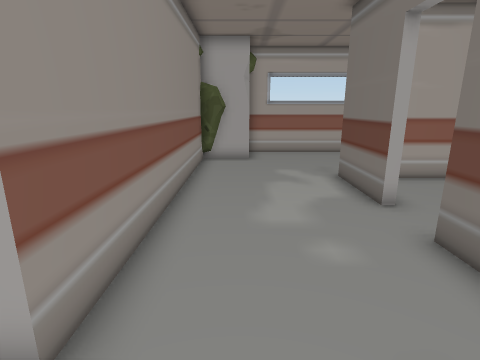
view 1 (above)

18 first-person views from a walk through a scene from a Unity 3-D project. The camera is 1.2 m above the floor, tilts 14° down and sees 80° across. The floor is counted in squares, 0.5 m on a side. Each view is taken from the middle of a square. On the plan, view 1 faces up. The plan holds only what a view shows up to about 18 squares ahead; the rest is blank. The place goes on beyond the plan. Some animated figures are not drawn. Door leaves are left out, so doorways stand open.

view 2
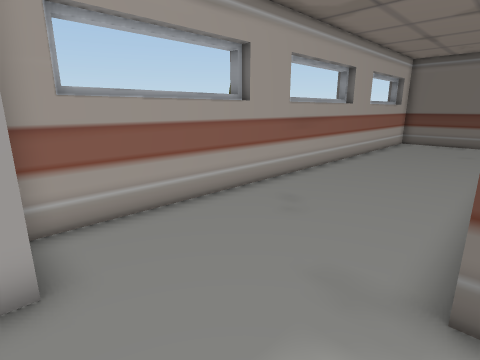

view 3
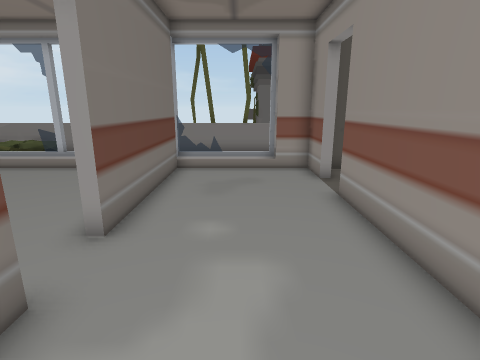

view 4
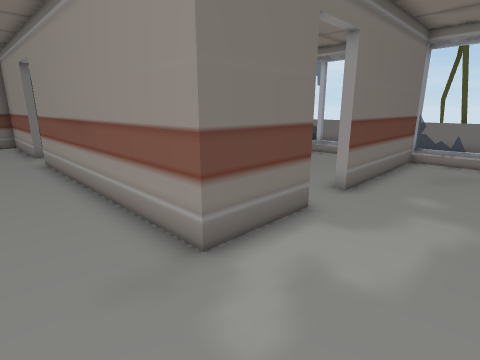

view 5
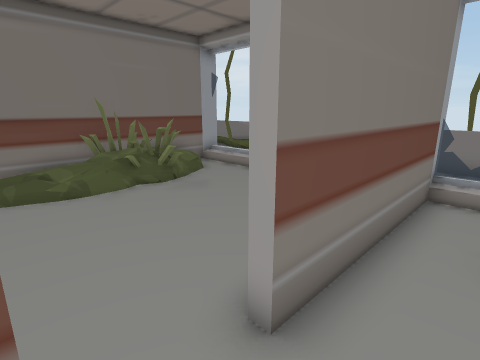

view 6
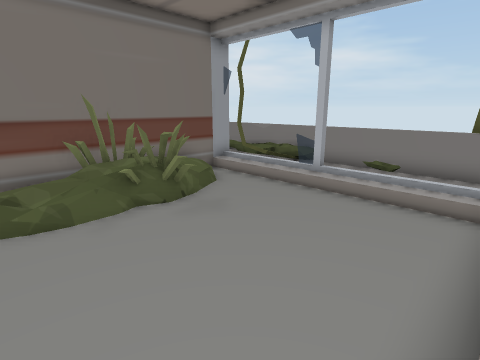

view 7
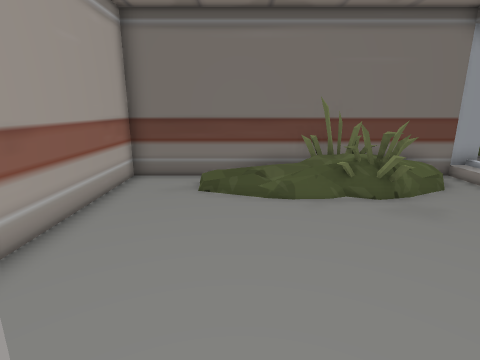

view 8
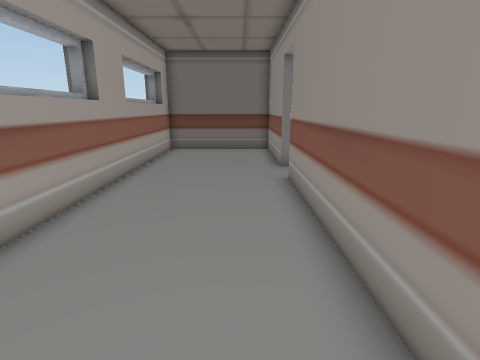

view 9
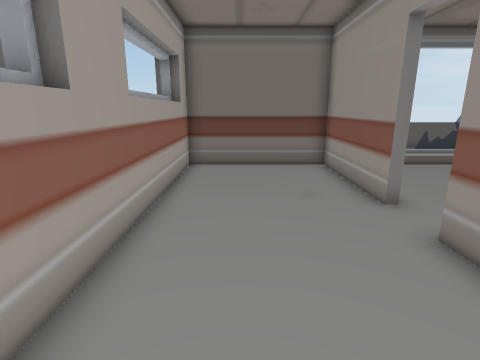

view 10
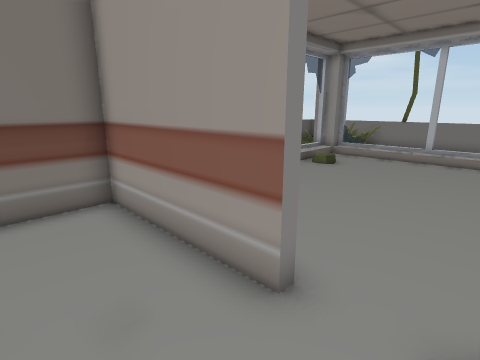

view 11
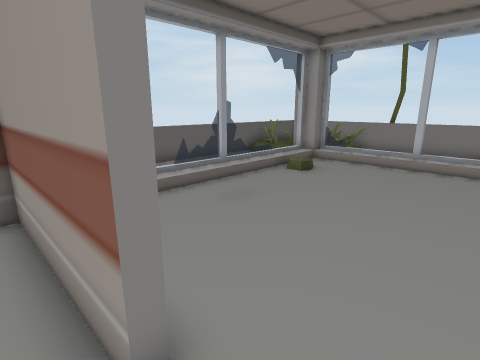

view 12
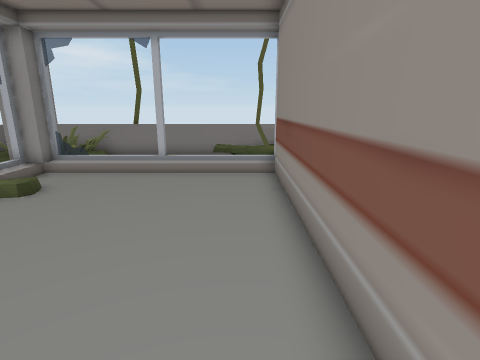

view 13
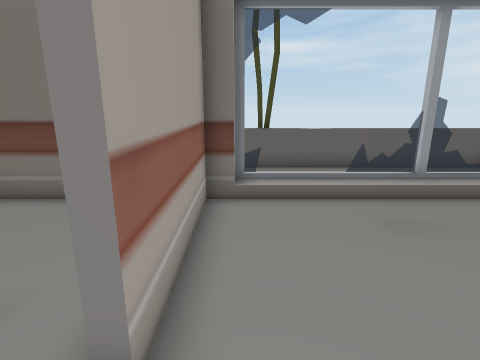

view 14
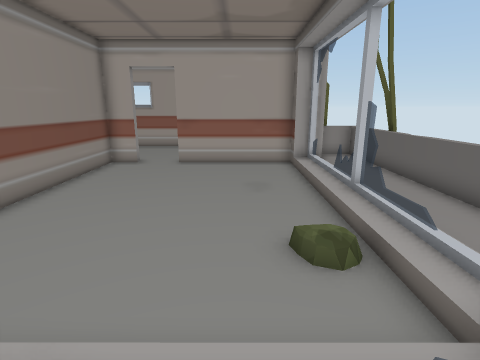

view 15
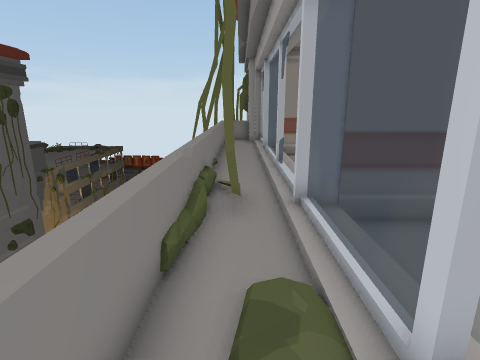

view 16
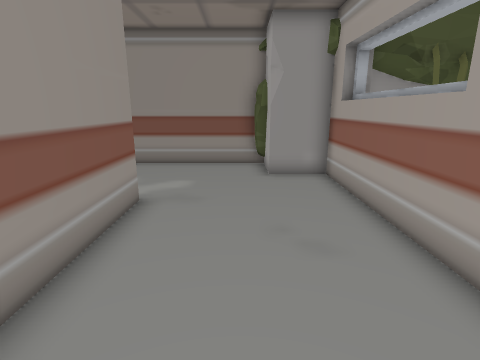

view 17
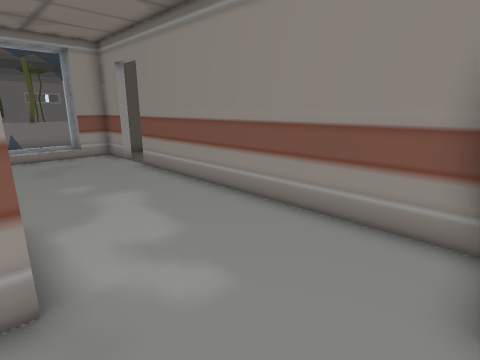

view 18
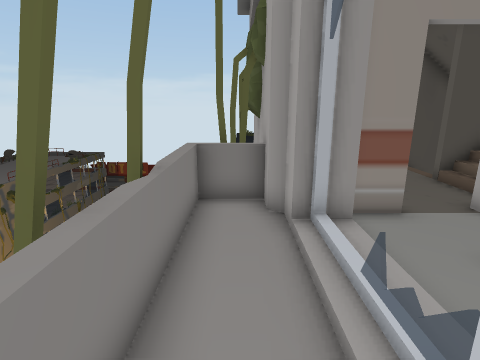

### Floor plan
Key: @ floor where view 1 was taken; # wall or solid block; x gap in a wall; . main floor; : floor 0.25 m higher than the main floor; + floor 0.5 m higher than the main floor; / step, stairs or slope; = window, fence, low wall or low ledge; v drop or lower ground; T thing the floor can be seen under or through; O other object.
Columns run from 9 left of view 1 to 26 right of it. Each row starts with its distance up from view 1.
 17           v#####v  #####  #####
 16          #######################
 15          #.....................#
 14        ###.....................#
 13        #.......................#
 12        #.......................#  #=
 11        #.......................# v==
 10        #.....###########..######v#.
  9        #.....#........##.......###.=
  8        #.....#........##........:..#
  7        #.....#.......:##........:..=
  6        #............/:##........:..=
  5 #      #............/+##........:..=
  4 # /##/ #.....#......//##........x..=
  3   .....#.....#....../=##........x..=
  2     .........#.....==###........:..=
  1      ........#......:+##.......::..=
  0       .#.@...#.......:##........:..=
 -1       .#.....#........##........===v
 -2      #####::=#=====:::======:::#v#+v
 -3 v#########............TT  ##   ###+
 -4    v#v==..............OT ..: .=#=
 -5       #=============OOOO ====#====
 -6           vvvvv              #
 -7              v

Positions as (right, up) in squares from view 1, and headings:
1: (0, 0), facing up
2: (0, 10), facing up-right
3: (1, 10), facing down
4: (0, 13), facing down-right
5: (2, 7), facing down-right
6: (4, 6), facing down-right
7: (3, 6), facing right
8: (5, 12), facing right
9: (10, 14), facing right
10: (15, 13), facing down-right
11: (15, 11), facing down-right
12: (15, 9), facing down
13: (15, 9), facing right
14: (20, -4), facing up
15: (20, -4), facing left
16: (11, 13), facing left
17: (4, 14), facing down-left
18: (5, -4), facing left
